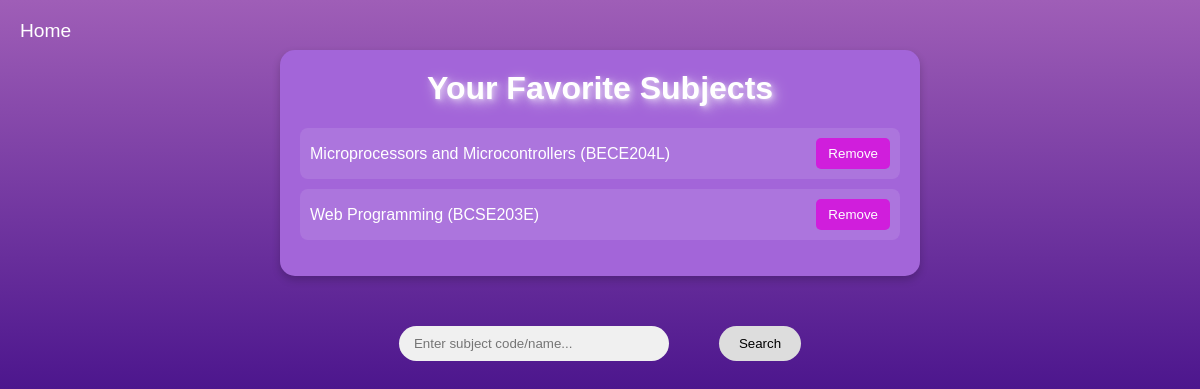
The page /books/favorites/ (signed in) on the database its author committed.
### books/models.py (models this page shows, shortened)
class Favorite(models.Model):
    user = models.ForeignKey(User, on_delete=models.CASCADE)
    subject = models.ForeignKey(Subject, on_delete=models.CASCADE)
    class Meta:
        unique_together = ('user', 'subject')

class Subject(models.Model):
    code = models.CharField(max_length=50, unique=True)
    name = models.CharField(max_length=200)

### books/views.py (the view)
# urls.py: path('favorites/', favorites, name = 'favorites_page'),
@login_required(login_url='login')
def favorites(request):
    if not request.user.is_authenticated:
        messages.warning(request, "Please log in first to access your favorites.")
        return redirect_to_login(request.path, login_url='login')  # Redirects to login page
    user_favorites = Favorite.objects.filter(user = request.user).select_related('subject')
    return render(request, 'books/favorites.html', {'favorites': user_favorites})

### books/templates/books/favorites.html (shortened to what this page needs)
<!DOCTYPE html>
<html lang="en">
<head>
    {% load static %}
    <link rel="stylesheet" href="{% static 'books/favoriteStyles.css' %}">
</head>
<body>
    <div class = "gohome">
        <span><a href="{% url 'subject_search' %}">Home</a></span>
    </div>
    <div class="container">
        <h1>Your Favorite Subjects</h1>
        {% if favorites %}
            <ul>
                {% for favorite in favorites %}
                    <li data-subject-id="{{ favorite.subject.id }}">
                        <a href="{% url 'subject_detail' favorite.subject.code %}">{{ favorite.subject.name }} ({{ favorite.subject.code }})</a>
                        <form method = "post" action = "{% url 'remove_from_favorites' %}">
                            <button type = "submit" class = "removefavbtn">Remove</button>
                        </form>
                    </li>
                {% endfor %}
            </ul>
        {% else %}
            <p>You have no favorite subjects yet.</p>
        {% endif %}
    </div>
    <form method="get" action="{% url 'fav_search' %}">
        <div class="searchBox">
            <input id="searchInput" name="q" value="{{ query }}" type="search" placeholder="Enter subject code/name..." oninput="performSearch()">
            <button type="submit" id="searchButton">Search</button>
        </div>
    </form>
</body>
</html>

### books/static/books/favoriteStyles.css (style rules this page uses)
body { font-family: sans-serif; background: linear-gradient(to bottom, rgb(159, 94, 183), #4a148c, #2a0845); color: white; margin: 0; padding: 0; display: flex; flex-direction: column; align-items: center; min-height: 100vh; overflow: scroll; }
.gohome { position: absolute; top: 20px; left: 20px; }
.gohome a { color: white; text-decoration: none; font-size: 1.2em; }
.container { background-color: #a365d9; border-radius: 15px; padding: 20px; text-align: center; margin-top: 50px; box-shadow: 0 4px 8px rgba(0, 0, 0, 0.2); width: 90%; max-width: 600px; }
.container h1 { margin-top: 0; font-size: 2em; font-weight: 600; text-shadow: 1px 1px 2px rgba(255, 255, 255, 0.2), 2px 2px 5px rgba(255, 255, 255, 0.3), 3px 3px 10px rgba(255, 255, 255, 0.4), 4px 4px 15px rgba(255, 255, 255, 0.5); }
.container ul { list-style: none; padding: 0; }
.container li { display: flex; align-items: center; justify-content: space-between; padding: 10px; background: rgba(255, 255, 255, 0.1); border-radius: 8px; margin-bottom: 10px; }
.container li a { color: white; text-decoration: none; flex-grow: 1; text-align: left; }
.searchBox { display: flex; justify-content: center; align-items: center; margin-top: 50px; }
#searchInput { padding: 10px 15px; border: none; border-radius: 25px; width: 270px; background-color: #f0f0f0; margin-right: 50px; }
#searchButton { padding: 10px 20px; border: none; border-radius: 25px; background-color: #ddd; color: black; cursor: pointer; }
.removefavbtn, .addToFavBtn { padding: 8px 12px; border: none; border-radius: 5px; color: white; cursor: pointer; white-space: nowrap; flex-shrink: 0; }
.addToFavBtn, .removefavbtn { background-color: rgb(208, 30, 220); }

### rows shown on the page
Favorite: subject.name "Microprocessors and Microcontrollers", subject.code "BECE204L"
Favorite: subject.name "Web Programming", subject.code "BCSE203E"
